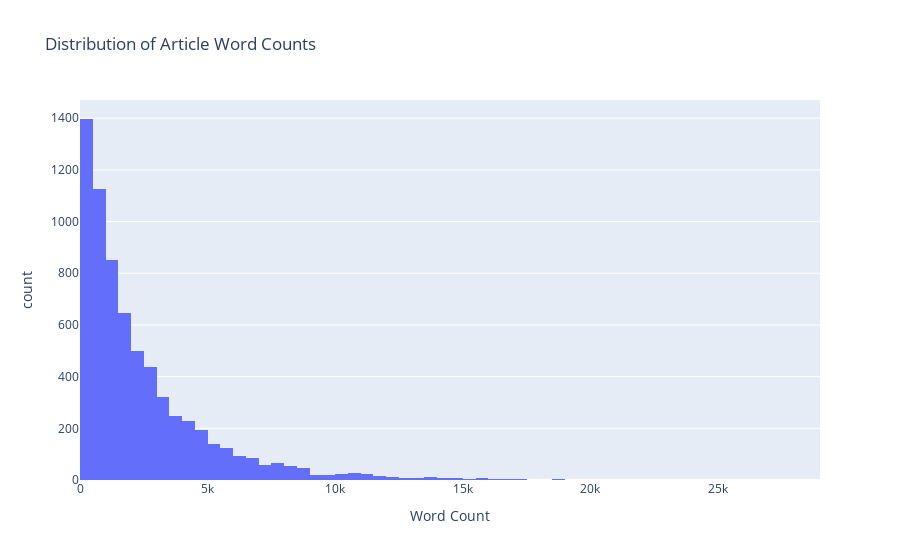

Notebook code cell kept with this figure:
### Markdown cell above
### Article Length Distribution

The histogram below shows the distribution of article lengths based on word count. Most articles are relatively short, but there is a long tail of very comprehensive articles. This is typical for a diverse collection like Wikipedia.

### Code cell
fig = px.histogram(corpus_df, x='word_count',
                   title='Distribution of Article Word Counts',
                   labels={'word_count': 'Word Count'},
                   nbins=100)
fig.show()

### Figure 1 — Plotly figure (JSON) as saved in the notebook; plotly's stock layout.template omitted (floating-point values rounded to 4 significant figures; data arrays with more than 128 entries replaced by an {"elided": "..."} marker saying what was removed)
{"data": [{"bingroup": "x", "hovertemplate": "Word Count=%{x}<br>count=%{y}<extra></extra>", "legendgroup": "", "marker": {"color": "#636efa", "pattern": {"shape": ""}}, "name": "", "nbinsx": 100, "orientation": "v", "showlegend": false, "type": "histogram", "x": {"elided": "6825 int values"}, "xaxis": "x", "yaxis": "y"}], "layout": {"barmode": "relative", "legend": {"tracegroupgap": 0}, "title": {"text": "Distribution of Article Word Counts"}, "xaxis": {"anchor": "y", "domain": [0, 1], "title": {"text": "Word Count"}}, "yaxis": {"anchor": "x", "domain": [0, 1], "title": {"text": "count"}}}}
